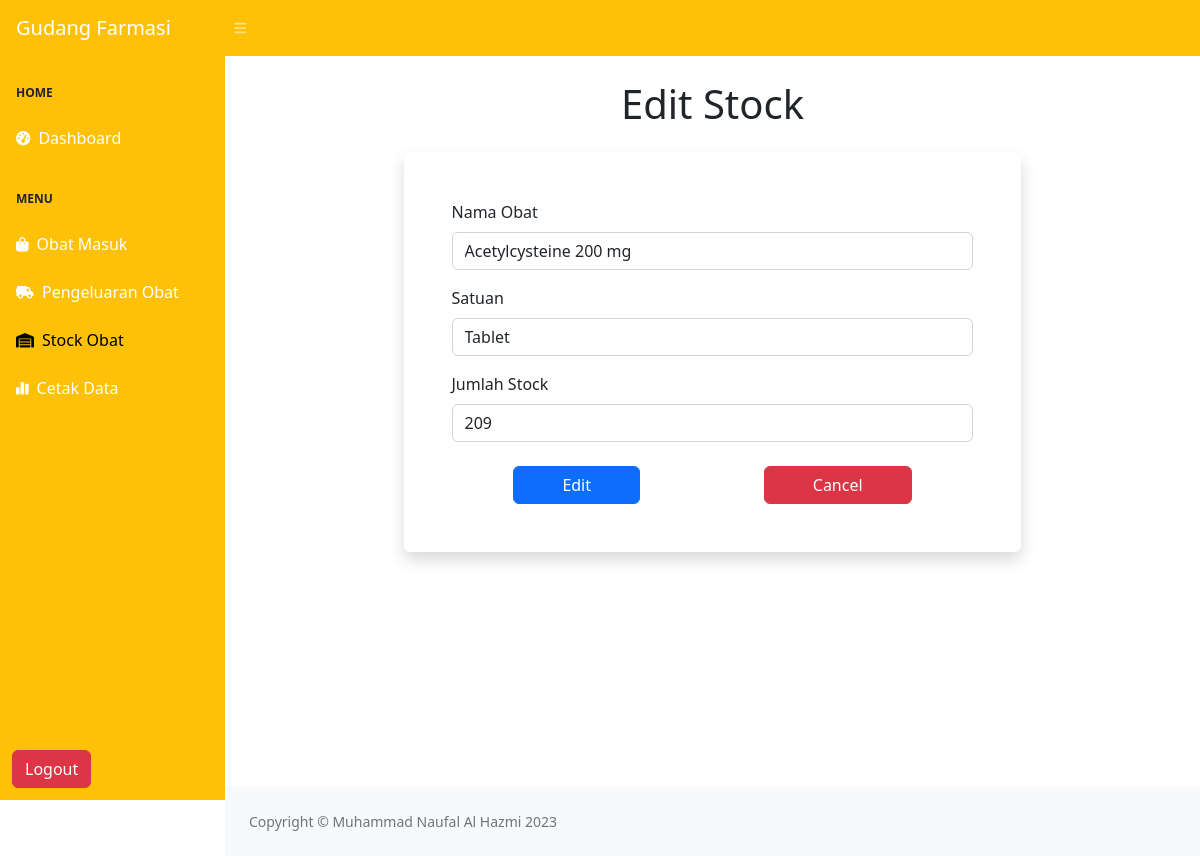
The app's page /views/editstock.php?id=1 (signed in) with its own data.
### tables this page shows
CREATE TABLE `stock` (
  `id` int(11) NOT NULL,
  `nama_obat` varchar(50) NOT NULL,
  `satuan` varchar(50) NOT NULL,
  `jumlah_stock` int(50) NOT NULL
);

### views/editstock.php (the view, shortened to what this page needs)
<!DOCTYPE html>
<html lang="en">
    <head>
        <link href="https://cdn.jsdelivr.net/npm/simple-datatables@7.1.2/dist/style.min.css" rel="stylesheet" />
        <link href="../css/styles.css" rel="stylesheet" />
    </head>
    <body class="sb-nav-fixed">
        <nav class="sb-topnav navbar navbar-expand navbar-dark bg-warning">
            <a class="navbar-brand ps-3" href="index.html">Gudang Farmasi</a>
            <button class="btn btn-link btn-sm order-1 order-lg-0 me-4 me-lg-0" id="sidebarToggle" href="#!"><i class="fas fa-bars"></i></button>
        </nav>
        <div id="layoutSidenav">
            <div id="layoutSidenav_nav">
                <nav class="sb-sidenav accordion sb-sidenav-secondary bg-warning" id="sidenavAccordion">
                    <div class="sb-sidenav-menu">
                        <div class="nav">
                            <div class="sb-sidenav-menu-heading">Home</div>
                                <a class="nav-link text-white" href="./home.php">
                                    <div class="sb-nav-link-icon"><i class="fas fa-tachometer-alt"></i></div>
                                    Dashboard
                                </a>
                            <div class="sb-sidenav-menu-heading">Menu</div>
                                <a class="nav-link text-white" href="./obat.php">
                                    <div class="sb-nav-link-icon"><i class="fa-solid fa-bag-shopping"></i></div>
                                    Obat Masuk
                                </a>
                                <a class="nav-link text-white" href="./pengeluaran.php">
                                    <div class="sb-nav-link-icon"><i class="fa-solid fa-truck-field"></i></div>
                                    Pengeluaran Obat
                                </a>
                                <a class="nav-link active text-black" href="./stock.php">
                                    <div class="sb-nav-link-icon"><i class="fa-solid fa-warehouse"></i></div>
                                    Stock Obat
                                </a>
                                <a class="nav-link text-white" href="./cetak.php">
                                    <div class="sb-nav-link-icon"><i class="fa-solid fa-chart-simple"></i></div>
                                    Cetak Data
                                </a>
                        </div>
                    </div>
                    <div class="sb-sidenav-footer">
                    <a class="btn btn-danger ms-auto me-2" href="../proses/logout.php">Logout</a>
                    </div>
                </nav>
            </div>
            <div id="layoutSidenav_content">
                <main>
                <?php
                    include '../config/koneksi.php';
                    $id = $_GET['id'];
                    $query = "SELECT * FROM stock WHERE id = '$id'";
                    $result = mysqli_query($koneksi, $query);
                    $data = mysqli_fetch_assoc($result);
                ?>
                    <div class="container-fluid px-4">
                        <h1 class="my-4 text-center">Edit Stock</h1>
                        <div class="col-md-8 m-auto card p-5 shadow -3 mb-5 bg-body rounded">
                            <form enctype="multipart/form-data" action="../proses/editstock.php" method="post">
                                <div class="mb-3">
                                    <label for="exampleFormControlInput1" class="form-label">Nama Obat</label>
                                    <input name="nama_obat" type="text" class="form-control id=exampleFormControlInput1" value="<?= $data['nama_obat'] ?>">
                                </div>
                                <div class="mb-3">
                                    <label for="exampleFormControlInput1" class="form-label">Satuan</label>
                                    <input name="satuan" type="text" class="form-control id=exampleFormControlInput1" value="<?= $data['satuan'] ?>">
                                </div>
                                <div class="mb-3">
                                    <label for="exampleFormControlInput1" class="form-label">Jumlah Stock</label>
                                    <input name="jumlah_stock" type="text" class="form-control id=exampleFormControlInput1" value="<?= $data['jumlah_stock'] ?>">
                                </div>
                                <div class="d-flex justify-content-around">
                                    <button name="submit" class="btn btn-md btn-primary px-5 mt-2">Edit</button>
                                    <a href="./obat.php" class="btn btn-md btn-danger px-5 mt-2">Cancel</a>
                                </div>
                            </form>
                        </div>
                    </div>
                </main>
                <footer class="py-4 bg-light mt-auto">
                    <div class="container-fluid px-4">
                        <div class="d-flex align-items-center justify-content-between small">
                            <div class="text-muted">Copyright &copy; Muhammad Naufal Al Hazmi 2023</div>
                        </div>
                    </div>
                </footer>
            </div>
        </div>
    </body>
</html>

### views/editstock.php (style rules this page uses)
html, body { height: 100%; }
#layoutSidenav { display: flex; flex-direction: column; min-height: 100vh; }
#layoutSidenav_content { flex: 1 0 auto; }
.card { margin-bottom: 20px; border: none; box-shadow: 0 4px 8px rgba(0, 0, 0, 0.1); transition: box-shadow 0.3s; }

### records on screen
stock: nama_obat "Acetylcysteine 200 mg", satuan "Tablet", jumlah_stock "209"
